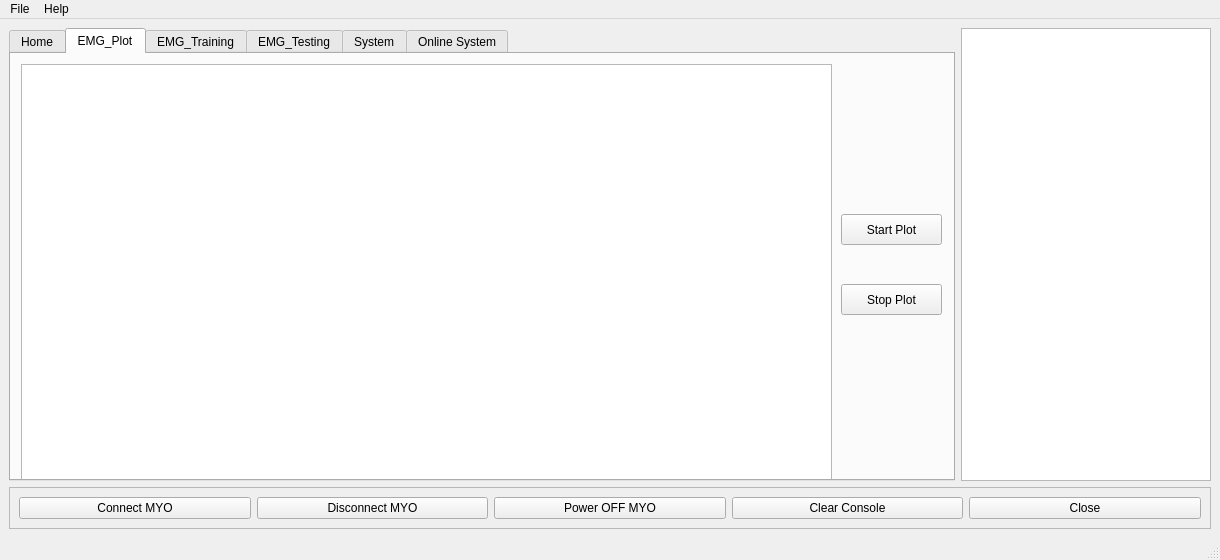
<?xml version="1.0" encoding="UTF-8"?>
<ui version="4.0">
 <class>MainWindow</class>
 <widget class="QMainWindow" name="MainWindow">
  <property name="geometry">
   <rect>
    <x>0</x>
    <y>0</y>
    <width>1220</width>
    <height>560</height>
   </rect>
  </property>
  <property name="windowTitle">
   <string>MYO EMG</string>
  </property>
  <property name="windowIcon">
   <iconset>
    <normaloff>:/photos/thalmic.ico</normaloff>:/photos/thalmic.ico</iconset>
  </property>
  <widget class="QWidget" name="centralwidget">
   <layout class="QVBoxLayout" name="verticalLayout_6">
    <item>
     <layout class="QVBoxLayout" name="verticalLayout_5">
      <item>
       <layout class="QHBoxLayout" name="horizontalLayout_3">
        <item>
         <widget class="QTabWidget" name="tabWidget">
          <property name="currentIndex">
           <number>1</number>
          </property>
          <property name="movable">
           <bool>true</bool>
          </property>
          <widget class="QWidget" name="tab">
           <attribute name="title">
            <string>Home</string>
           </attribute>
           <attribute name="toolTip">
            <string>Related To EMG</string>
           </attribute>
           <widget class="QFrame" name="frame_5">
            <property name="geometry">
             <rect>
              <x>0</x>
              <y>-10</y>
              <width>941</width>
              <height>391</height>
             </rect>
            </property>
            <property name="frameShape">
             <enum>QFrame::StyledPanel</enum>
            </property>
            <property name="frameShadow">
             <enum>QFrame::Raised</enum>
            </property>
            <layout class="QHBoxLayout" name="horizontalLayout">
             <item>
              <widget class="QFrame" name="frame">
               <property name="frameShape">
                <enum>QFrame::NoFrame</enum>
               </property>
               <property name="frameShadow">
                <enum>QFrame::Plain</enum>
               </property>
               <layout class="QVBoxLayout" name="verticalLayout">
                <property name="margin">
                 <number>0</number>
                </property>
                <item>
                 <widget class="QLabel" name="label">
                  <property name="text">
                   <string>EMG 1</string>
                  </property>
                 </widget>
                </item>
                <item>
                 <widget class="PlotWidget" name="EMG1"/>
                </item>
                <item>
                 <widget class="QLabel" name="label_2">
                  <property name="text">
                   <string>EMG 5</string>
                  </property>
                 </widget>
                </item>
                <item>
                 <widget class="PlotWidget" name="EMG5"/>
                </item>
               </layout>
              </widget>
             </item>
             <item>
              <widget class="QFrame" name="frame_2">
               <property name="frameShape">
                <enum>QFrame::NoFrame</enum>
               </property>
               <property name="frameShadow">
                <enum>QFrame::Plain</enum>
               </property>
               <layout class="QVBoxLayout" name="verticalLayout_2">
                <property name="margin">
                 <number>0</number>
                </property>
                <item>
                 <widget class="QLabel" name="label_3">
                  <property name="text">
                   <string>EMG 2</string>
                  </property>
                 </widget>
                </item>
                <item>
                 <widget class="PlotWidget" name="EMG2"/>
                </item>
                <item>
                 <widget class="QLabel" name="label_4">
                  <property name="text">
                   <string>EMG 6</string>
                  </property>
                 </widget>
                </item>
                <item>
                 <widget class="PlotWidget" name="EMG6"/>
                </item>
               </layout>
              </widget>
             </item>
             <item>
              <widget class="QFrame" name="frame_3">
               <property name="frameShape">
                <enum>QFrame::NoFrame</enum>
               </property>
               <property name="frameShadow">
                <enum>QFrame::Plain</enum>
               </property>
               <layout class="QVBoxLayout" name="verticalLayout_3">
                <property name="margin">
                 <number>0</number>
                </property>
                <item>
                 <widget class="QLabel" name="label_5">
                  <property name="text">
                   <string>EMG 3</string>
                  </property>
                 </widget>
                </item>
                <item>
                 <widget class="PlotWidget" name="EMG3"/>
                </item>
                <item>
                 <widget class="QLabel" name="label_6">
                  <property name="text">
                   <string>EMG 7</string>
                  </property>
                 </widget>
                </item>
                <item>
                 <widget class="PlotWidget" name="EMG7"/>
                </item>
               </layout>
              </widget>
             </item>
             <item>
              <widget class="QFrame" name="frame_4">
               <property name="frameShape">
                <enum>QFrame::NoFrame</enum>
               </property>
               <property name="frameShadow">
                <enum>QFrame::Plain</enum>
               </property>
               <layout class="QVBoxLayout" name="verticalLayout_4">
                <property name="margin">
                 <number>0</number>
                </property>
                <item>
                 <widget class="QLabel" name="label_7">
                  <property name="text">
                   <string>EMG 4</string>
                  </property>
                 </widget>
                </item>
                <item>
                 <widget class="PlotWidget" name="EMG4"/>
                </item>
                <item>
                 <widget class="QLabel" name="label_8">
                  <property name="text">
                   <string>EMG 8</string>
                  </property>
                 </widget>
                </item>
                <item>
                 <widget class="PlotWidget" name="EMG8"/>
                </item>
               </layout>
              </widget>
             </item>
            </layout>
           </widget>
           <widget class="QPushButton" name="pushButton_11">
            <property name="geometry">
             <rect>
              <x>40</x>
              <y>390</y>
              <width>75</width>
              <height>23</height>
             </rect>
            </property>
            <property name="text">
             <string>Start Plot</string>
            </property>
           </widget>
           <widget class="QPushButton" name="pushButton_12">
            <property name="geometry">
             <rect>
              <x>180</x>
              <y>390</y>
              <width>75</width>
              <height>23</height>
             </rect>
            </property>
            <property name="text">
             <string>Stop Plot</string>
            </property>
           </widget>
          </widget>
          <widget class="QWidget" name="tab_2">
           <attribute name="title">
            <string>EMG_Plot</string>
           </attribute>
           <widget class="PlotWidget" name="emgplot">
            <property name="geometry">
             <rect>
              <x>10</x>
              <y>10</y>
              <width>811</width>
              <height>421</height>
             </rect>
            </property>
            <property name="accessibleName">
             <string>EMG Plot</string>
            </property>
           </widget>
           <widget class="QPushButton" name="pushButton_7">
            <property name="geometry">
             <rect>
              <x>830</x>
              <y>160</y>
              <width>101</width>
              <height>31</height>
             </rect>
            </property>
            <property name="text">
             <string>Start Plot</string>
            </property>
           </widget>
           <widget class="QPushButton" name="pushButton_8">
            <property name="geometry">
             <rect>
              <x>830</x>
              <y>230</y>
              <width>101</width>
              <height>31</height>
             </rect>
            </property>
            <property name="text">
             <string>Stop Plot</string>
            </property>
           </widget>
          </widget>
          <widget class="QWidget" name="tab_3">
           <attribute name="title">
            <string>EMG_Training</string>
           </attribute>
           <widget class="QPushButton" name="pushButton_9">
            <property name="geometry">
             <rect>
              <x>160</x>
              <y>70</y>
              <width>101</width>
              <height>31</height>
             </rect>
            </property>
            <property name="text">
             <string>Save (.csv)</string>
            </property>
           </widget>
           <widget class="QLineEdit" name="lineEdit">
            <property name="geometry">
             <rect>
              <x>10</x>
              <y>70</y>
              <width>113</width>
              <height>33</height>
             </rect>
            </property>
           </widget>
           <widget class="QLabel" name="label_9">
            <property name="geometry">
             <rect>
              <x>10</x>
              <y>10</y>
              <width>321</width>
              <height>21</height>
             </rect>
            </property>
            <property name="text">
             <string>Number of Samples you want to save in .cvs</string>
            </property>
           </widget>
           <widget class="QPushButton" name="pushButton_10">
            <property name="geometry">
             <rect>
              <x>720</x>
              <y>320</y>
              <width>151</width>
              <height>31</height>
             </rect>
            </property>
            <property name="text">
             <string>Save Model (.pickle)</string>
            </property>
           </widget>
           <widget class="QLabel" name="label_10">
            <property name="geometry">
             <rect>
              <x>350</x>
              <y>20</y>
              <width>321</width>
              <height>31</height>
             </rect>
            </property>
            <property name="text">
             <string>To Produce a model you should browse for 4 different .csv Files</string>
            </property>
           </widget>
           <widget class="QPushButton" name="pushButton_13">
            <property name="geometry">
             <rect>
              <x>850</x>
              <y>80</y>
              <width>75</width>
              <height>23</height>
             </rect>
            </property>
            <property name="text">
             <string>Browse(.csv)</string>
            </property>
           </widget>
           <widget class="QPushButton" name="pushButton_14">
            <property name="geometry">
             <rect>
              <x>850</x>
              <y>130</y>
              <width>75</width>
              <height>23</height>
             </rect>
            </property>
            <property name="text">
             <string>Browse(.csv)</string>
            </property>
           </widget>
           <widget class="QPushButton" name="pushButton_15">
            <property name="geometry">
             <rect>
              <x>850</x>
              <y>180</y>
              <width>75</width>
              <height>23</height>
             </rect>
            </property>
            <property name="text">
             <string>Browse(.csv)</string>
            </property>
           </widget>
           <widget class="QPushButton" name="pushButton_16">
            <property name="geometry">
             <rect>
              <x>850</x>
              <y>230</y>
              <width>75</width>
              <height>23</height>
             </rect>
            </property>
            <property name="text">
             <string>Browse(.csv)</string>
            </property>
           </widget>
           <widget class="Line" name="line">
            <property name="geometry">
             <rect>
              <x>280</x>
              <y>10</y>
              <width>20</width>
              <height>361</height>
             </rect>
            </property>
            <property name="orientation">
             <enum>Qt::Vertical</enum>
            </property>
           </widget>
           <widget class="QLineEdit" name="lineEdit_2">
            <property name="geometry">
             <rect>
              <x>310</x>
              <y>80</y>
              <width>511</width>
              <height>20</height>
             </rect>
            </property>
           </widget>
           <widget class="QLineEdit" name="lineEdit_6">
            <property name="geometry">
             <rect>
              <x>310</x>
              <y>130</y>
              <width>511</width>
              <height>20</height>
             </rect>
            </property>
           </widget>
           <widget class="QLineEdit" name="lineEdit_7">
            <property name="geometry">
             <rect>
              <x>310</x>
              <y>180</y>
              <width>511</width>
              <height>20</height>
             </rect>
            </property>
           </widget>
           <widget class="QLineEdit" name="lineEdit_8">
            <property name="geometry">
             <rect>
              <x>310</x>
              <y>230</y>
              <width>511</width>
              <height>20</height>
             </rect>
            </property>
           </widget>
           <widget class="Line" name="line_2">
            <property name="geometry">
             <rect>
              <x>20</x>
              <y>130</y>
              <width>241</width>
              <height>20</height>
             </rect>
            </property>
            <property name="orientation">
             <enum>Qt::Horizontal</enum>
            </property>
           </widget>
           <widget class="QLabel" name="label_11">
            <property name="geometry">
             <rect>
              <x>20</x>
              <y>150</y>
              <width>211</width>
              <height>20</height>
             </rect>
            </property>
            <property name="text">
             <string>To join .csv Files</string>
            </property>
           </widget>
           <widget class="QPushButton" name="pushButton_21">
            <property name="geometry">
             <rect>
              <x>210</x>
              <y>220</y>
              <width>75</width>
              <height>23</height>
             </rect>
            </property>
            <property name="text">
             <string>Browse (.csv)</string>
            </property>
           </widget>
           <widget class="QPushButton" name="pushButton_22">
            <property name="geometry">
             <rect>
              <x>210</x>
              <y>300</y>
              <width>75</width>
              <height>23</height>
             </rect>
            </property>
            <property name="text">
             <string>Browse (.csv)</string>
            </property>
           </widget>
           <widget class="QPushButton" name="pushButton_23">
            <property name="geometry">
             <rect>
              <x>110</x>
              <y>340</y>
              <width>75</width>
              <height>23</height>
             </rect>
            </property>
            <property name="text">
             <string>Save (.csv)</string>
            </property>
           </widget>
           <widget class="QLineEdit" name="lineEdit_9">
            <property name="geometry">
             <rect>
              <x>10</x>
              <y>190</y>
              <width>271</width>
              <height>20</height>
             </rect>
            </property>
           </widget>
           <widget class="QLineEdit" name="lineEdit_10">
            <property name="geometry">
             <rect>
              <x>10</x>
              <y>270</y>
              <width>271</width>
              <height>20</height>
             </rect>
            </property>
           </widget>
          </widget>
          <widget class="QWidget" name="tab_4">
           <attribute name="title">
            <string>EMG_Testing</string>
           </attribute>
           <widget class="QPushButton" name="pushButton_2">
            <property name="geometry">
             <rect>
              <x>580</x>
              <y>170</y>
              <width>191</width>
              <height>23</height>
             </rect>
            </property>
            <property name="text">
             <string>Start Prediction</string>
            </property>
           </widget>
           <widget class="QPushButton" name="pushButton_3">
            <property name="geometry">
             <rect>
              <x>580</x>
              <y>220</y>
              <width>191</width>
              <height>23</height>
             </rect>
            </property>
            <property name="text">
             <string>Stop Prediction</string>
            </property>
           </widget>
           <widget class="QPushButton" name="pushButton_17">
            <property name="geometry">
             <rect>
              <x>580</x>
              <y>120</y>
              <width>191</width>
              <height>23</height>
             </rect>
            </property>
            <property name="text">
             <string>Browse Model (.pickle)</string>
            </property>
           </widget>
           <widget class="QLineEdit" name="lineEdit_3">
            <property name="geometry">
             <rect>
              <x>10</x>
              <y>120</y>
              <width>531</width>
              <height>20</height>
             </rect>
            </property>
           </widget>
           <widget class="QLabel" name="label_12">
            <property name="geometry">
             <rect>
              <x>30</x>
              <y>20</y>
              <width>391</width>
              <height>16</height>
             </rect>
            </property>
            <property name="text">
             <string>You must Choose Model (.pickle)</string>
            </property>
           </widget>
          </widget>
          <widget class="QWidget" name="tab_5">
           <attribute name="title">
            <string>System</string>
           </attribute>
           <widget class="QPushButton" name="pushButton_18">
            <property name="geometry">
             <rect>
              <x>580</x>
              <y>90</y>
              <width>221</width>
              <height>23</height>
             </rect>
            </property>
            <property name="text">
             <string>Browse EMG Model</string>
            </property>
           </widget>
           <widget class="QPushButton" name="pushButton_19">
            <property name="geometry">
             <rect>
              <x>580</x>
              <y>190</y>
              <width>221</width>
              <height>23</height>
             </rect>
            </property>
            <property name="text">
             <string>Browse Computer Vision Model</string>
            </property>
           </widget>
           <widget class="QLineEdit" name="lineEdit_4">
            <property name="geometry">
             <rect>
              <x>20</x>
              <y>90</y>
              <width>541</width>
              <height>20</height>
             </rect>
            </property>
           </widget>
           <widget class="QLineEdit" name="lineEdit_5">
            <property name="geometry">
             <rect>
              <x>20</x>
              <y>190</y>
              <width>541</width>
              <height>20</height>
             </rect>
            </property>
           </widget>
           <widget class="QPushButton" name="pushButton_20">
            <property name="geometry">
             <rect>
              <x>410</x>
              <y>310</y>
              <width>181</width>
              <height>23</height>
             </rect>
            </property>
            <property name="text">
             <string>Run System</string>
            </property>
           </widget>
           <widget class="QPushButton" name="pushButton_24">
            <property name="geometry">
             <rect>
              <x>610</x>
              <y>310</y>
              <width>171</width>
              <height>23</height>
             </rect>
            </property>
            <property name="text">
             <string>Stop System</string>
            </property>
           </widget>
          </widget>
          <widget class="QWidget" name="tab_6">
           <attribute name="title">
            <string>Online System</string>
           </attribute>
           <widget class="QPushButton" name="startButton">
            <property name="geometry">
             <rect>
              <x>670</x>
              <y>10</y>
              <width>111</width>
              <height>61</height>
             </rect>
            </property>
            <property name="text">
             <string>Start video</string>
            </property>
           </widget>
           <widget class="QGroupBox" name="groupBox">
            <property name="geometry">
             <rect>
              <x>10</x>
              <y>10</y>
              <width>631</width>
              <height>411</height>
             </rect>
            </property>
            <property name="sizePolicy">
             <sizepolicy hsizetype="Preferred" vsizetype="Preferred">
              <horstretch>0</horstretch>
              <verstretch>0</verstretch>
             </sizepolicy>
            </property>
            <property name="title">
             <string>Video</string>
            </property>
            <widget class="QWidget" name="ImgWidget" native="true">
             <property name="geometry">
              <rect>
               <x>10</x>
               <y>20</y>
               <width>611</width>
               <height>381</height>
              </rect>
             </property>
            </widget>
           </widget>
           <widget class="QPushButton" name="pushButton_26">
            <property name="geometry">
             <rect>
              <x>810</x>
              <y>10</y>
              <width>111</width>
              <height>61</height>
             </rect>
            </property>
            <property name="text">
             <string>Stop Video</string>
            </property>
           </widget>
           <widget class="QPushButton" name="pushButton_27">
            <property name="geometry">
             <rect>
              <x>670</x>
              <y>90</y>
              <width>111</width>
              <height>61</height>
             </rect>
            </property>
            <property name="text">
             <string>Start Prediction </string>
            </property>
           </widget>
           <widget class="QPushButton" name="pushButton_28">
            <property name="geometry">
             <rect>
              <x>810</x>
              <y>90</y>
              <width>111</width>
              <height>61</height>
             </rect>
            </property>
            <property name="text">
             <string>Stop Prediction</string>
            </property>
           </widget>
           <widget class="QPushButton" name="pushButton_29">
            <property name="geometry">
             <rect>
              <x>670</x>
              <y>170</y>
              <width>251</width>
              <height>23</height>
             </rect>
            </property>
            <property name="text">
             <string>Browse EMG Model (.pickle)</string>
            </property>
           </widget>
           <widget class="QLineEdit" name="lineEdit_11">
            <property name="geometry">
             <rect>
              <x>670</x>
              <y>220</y>
              <width>251</width>
              <height>20</height>
             </rect>
            </property>
           </widget>
           <widget class="QPushButton" name="pushButton_30">
            <property name="geometry">
             <rect>
              <x>670</x>
              <y>250</y>
              <width>111</width>
              <height>61</height>
             </rect>
            </property>
            <property name="text">
             <string>Start System</string>
            </property>
           </widget>
           <widget class="QPushButton" name="pushButton_31">
            <property name="geometry">
             <rect>
              <x>810</x>
              <y>250</y>
              <width>111</width>
              <height>61</height>
             </rect>
            </property>
            <property name="text">
             <string>Stop System</string>
            </property>
           </widget>
          </widget>
         </widget>
        </item>
        <item>
         <widget class="QTextBrowser" name="textBrowser">
          <property name="maximumSize">
           <size>
            <width>250</width>
            <height>3000</height>
           </size>
          </property>
         </widget>
        </item>
       </layout>
      </item>
      <item>
       <widget class="QFrame" name="frame_6">
        <property name="frameShape">
         <enum>QFrame::StyledPanel</enum>
        </property>
        <property name="frameShadow">
         <enum>QFrame::Raised</enum>
        </property>
        <layout class="QHBoxLayout" name="horizontalLayout_2">
         <item>
          <widget class="QPushButton" name="pushButton">
           <property name="text">
            <string>Connect MYO</string>
           </property>
          </widget>
         </item>
         <item>
          <widget class="QPushButton" name="pushButton_4">
           <property name="text">
            <string>Disconnect MYO</string>
           </property>
          </widget>
         </item>
         <item>
          <widget class="QPushButton" name="pushButton_5">
           <property name="text">
            <string>Power OFF MYO</string>
           </property>
          </widget>
         </item>
         <item>
          <widget class="QPushButton" name="pushButton_6">
           <property name="text">
            <string>Clear Console</string>
           </property>
          </widget>
         </item>
         <item>
          <widget class="QPushButton" name="pushButton_25">
           <property name="text">
            <string>Close</string>
           </property>
          </widget>
         </item>
        </layout>
       </widget>
      </item>
     </layout>
    </item>
   </layout>
  </widget>
  <widget class="QMenuBar" name="menubar">
   <property name="geometry">
    <rect>
     <x>0</x>
     <y>0</y>
     <width>1220</width>
     <height>21</height>
    </rect>
   </property>
   <widget class="QMenu" name="menuFile">
    <property name="title">
     <string>File</string>
    </property>
    <addaction name="actionLolo"/>
    <addaction name="actionZozo"/>
    <addaction name="separator"/>
    <addaction name="actionClose"/>
   </widget>
   <widget class="QMenu" name="menuHelp">
    <property name="title">
     <string>Help</string>
    </property>
    <addaction name="actionAbout"/>
   </widget>
   <addaction name="menuFile"/>
   <addaction name="menuHelp"/>
  </widget>
  <widget class="QStatusBar" name="statusbar"/>
  <action name="actionLolo">
   <property name="text">
    <string>Lolo</string>
   </property>
  </action>
  <action name="actionZozo">
   <property name="text">
    <string>Zozo</string>
   </property>
  </action>
  <action name="actionClose">
   <property name="text">
    <string>Close</string>
   </property>
  </action>
  <action name="actionAbout">
   <property name="text">
    <string>About</string>
   </property>
  </action>
 </widget>
 <customwidgets>
  <customwidget>
   <class>PlotWidget</class>
   <extends>QGraphicsView</extends>
   <header>pyqtgraph</header>
  </customwidget>
 </customwidgets>
 <resources/>
 <connections/>
</ui>
